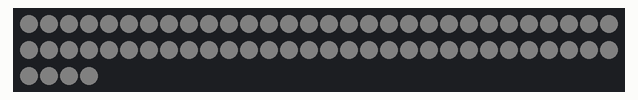
Recording of a sketch running on a simulated Arduino Uno, built with avr-gcc and run on an emulated ATmega328P. Parts: 64 RGB LEDs in strip order, left to right, continuing on the next row. Dim RGB values are drawn brighter than linear.

Above: at 0.1 s.

The sketch:

Arrays_3.ino
```cpp
#include <Adafruit_NeoPixel.h>
Adafruit_NeoPixel beard (64, 6);
int x = 0;

int colors[5][3] {
  {255, 0, 255},
  {125, 125, 255},
  {255, 255, 0},
  {0, 255, 0},
  {255, 255, 255}
};

void setup() {
  beard.begin();
  beard.clear();
  beard.setBrightness(5);
}

void loop() {
  for (int i = 0; i < beard.numPixels(); i++) {
    beard.setPixelColor(i, 255, 255, 255);
  }
  beard.show();
  delay(100);
}
```
